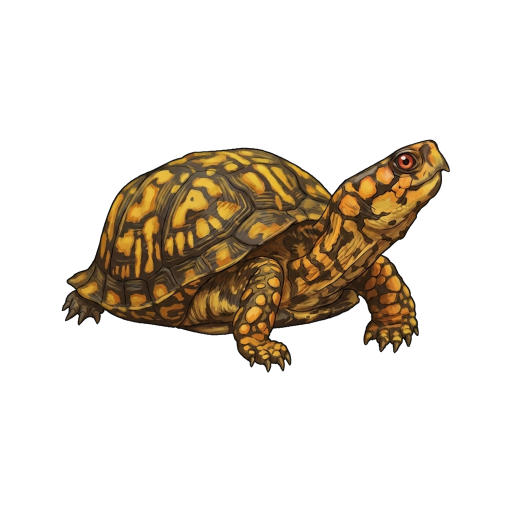
#> input picture art-pipeline/lora/dataset_v7/img_2x/common_box_turtle_3.png, 1024 x 1024 px (shown at 1/2 size); its folder holds 4 pictures in this run
$ python analyze_style_consistency.py   (older library calls are emulated)
#> lines starting #> are read from the running program, lines starting #| are printed output that depends on the picture; after the words box and inside, x2 and y2 are one past the last pixel; in counts of white or black regions, pixels touching at a corner belong together
import cv2
import numpy as np
from PIL import Image, ImageDraw, ImageFont
from pathlib import Path

ART = Path(r"C:\Users\nars7\.gemini\antigravity\brain\cf192390-434f-49ae-a401-59243749f021")
DS = Path("art-pipeline/lora/dataset")
PRE_BIRDS = Path("art-pipeline/batch_run_true_birds_snake_v2/clean_s066")
PRE_V6 = Path("art-pipeline/batch_run_v6_eval/clean_v6_step1250_s076")
PRE_SNAKE = Path("art-pipeline/batch_run_true_art_style_3_7_8/clean_v6_s052")
B2 = Path("art-pipeline/batch_run_fresh_20_batch2/clean_out")


def load_all_items() -> list[tuple[str, Path]]:
    items = []
    for sub in ["img_6x", "img_4x", "img_2x"]:
        for p in sorted((DS / sub).glob("*.png")):
            items.append((f"[v6 {sub}] {p.stem}", p))
#> pass 2 of the loop in load_all_items, `for sub in ["img_6x", "img_4x", "img_2x"]:`:
#> pass 3 of the loop in load_all_items, `for sub in ["img_6x", "img_4x", "img_2x"]:`:
    for fn in ["00_northern_shoveler.png", "01_northern_pintail.png", "02_american_wigeon.png", "03_green-winged_teal.png"]:
        items.append((f"[Pre-B1] {fn[3:-4]}", PRE_BIRDS / fn))
    for fn in [
        "04_mule_deer.png",
        "05_muskrat.png",
        "06_california_ground_squirrel.png",
        "07_american_pika.png",
        "08_pond_slider.png",
        "10_gopher_tortoise.png",
    ]:
        items.append((f"[Pre-B1] {fn[3:-4]}", PRE_V6 / fn))
    for fn, lbl in [
        ("00_opt3_13608867.png", "watersnake_opt3"),
        ("01_opt7_526919366.png", "watersnake_opt7"),
        ("02_opt8_13810420.png", "watersnake_opt8"),
    ]:
        items.append((f"[Pre-B1] {lbl}", PRE_SNAKE / fn))
    for p in sorted(ART.glob("fresh20_v2_*.png")):
        if "bat_ray_front" in p.name:
            continue
        short = p.stem.replace("fresh20_v2_", "")
        items.append((f"[B1-v2] {short}", p))
    for p in sorted(B2.glob("*.png")):
        items.append((f"[B2] {p.stem}", p))
    return items


def measure_style(p: Path) -> dict:
    im = Image.open(p)
#> im is the input picture: PIL image 1024x1024 RGB; mean R, G, B 226.4, 219.5, 210.2
    if im.mode == "RGBA":
        bg = Image.new("RGB", im.size, (255, 255, 255))
        bg.paste(im, mask=im.split()[3])
        rgb = np.array(bg)
    else:
        rgb = np.array(im.convert("RGB"))
    fg = np.any(rgb < 245, axis=-1)
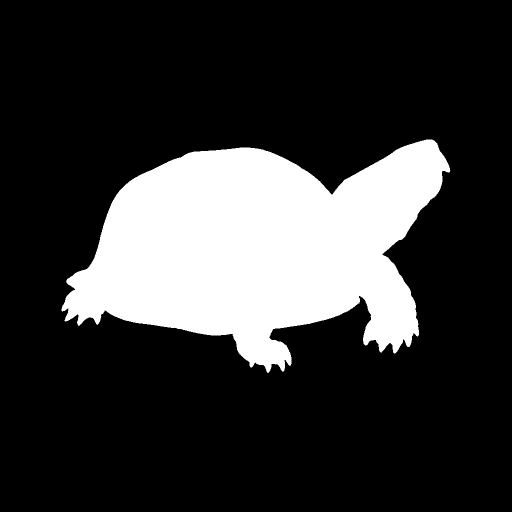
#> fg: shape (1024, 1024) bool (shown at 1/2 size); 21% white; 1 white region, box (x1, y1, x2, y2) and area: (123, 279, 901, 746) 220621

    fg_u8 = fg.astype(np.uint8) * 255
    erode_1 = cv2.erode(fg_u8, np.ones((3, 3), np.uint8)) > 0
#> erode_1: shape (1024, 1024) bool; 20.7% white; 1 white region, box (x1, y1, x2, y2) and area: (124, 280, 899, 744) 217054
    erode_4 = cv2.erode(fg_u8, np.ones((9, 9), np.uint8)) > 0
#> erode_4: shape (1024, 1024) bool; 19.7% white; 1 white region, box (x1, y1, x2, y2) and area: (131, 283, 895, 737) 206609
    erode_12 = cv2.erode(fg_u8, np.ones((25, 25), np.uint8)) > 0
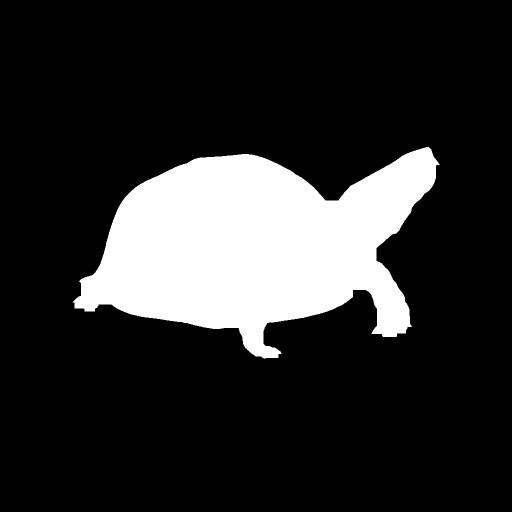
#> erode_12: shape (1024, 1024) bool (shown at 1/2 size); 17.3% white; 1 white region, box (x1, y1, x2, y2) and area: (145, 293, 879, 718) 181677

    outer_ring = erode_1 & (~erode_4)
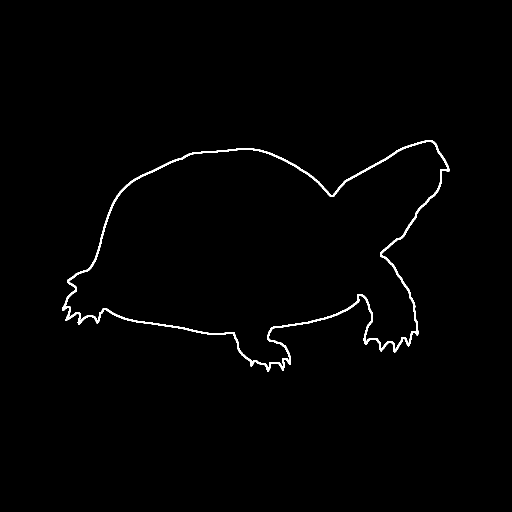
#> outer_ring: shape (1024, 1024) bool (shown at 1/2 size); 1% white; 1 white region, box (x1, y1, x2, y2) and area: (124, 280, 899, 744) 10445
    inner_ring = erode_4 & (~erode_12)
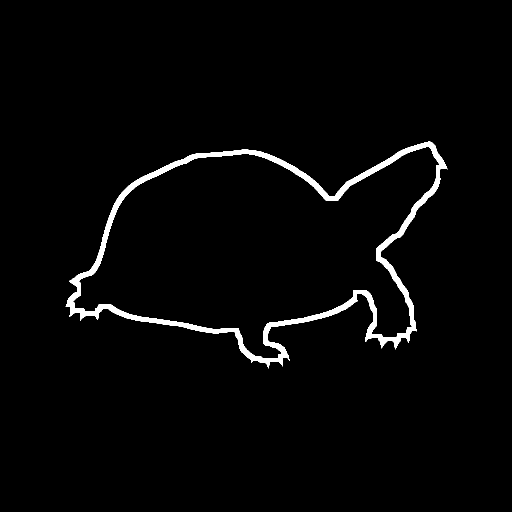
#> inner_ring: shape (1024, 1024) bool (shown at 1/2 size); 2.4% white; 1 white region, box (x1, y1, x2, y2) and area: (131, 283, 895, 737) 24932

    gray = cv2.cvtColor(rgb, cv2.COLOR_RGB2GRAY).astype(np.float32)
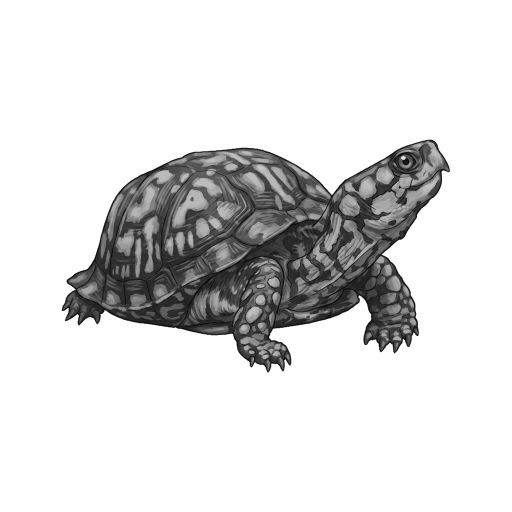
#> gray: shape (1024, 1024) float32 (shown at 1/2 size); min 0, max 255, mean 220.5
    outer_l = float(np.median(gray[outer_ring])) if outer_ring.any() else 128.0
#> outer_l = 36
    inner_l = float(np.median(gray[inner_ring])) if inner_ring.any() else 128.0
#> inner_l = 84
    dark_outline_pct = float((gray[outer_ring] < 68.0).mean() * 100.0) if outer_ring.any() else 0.0
#> dark_outline_pct = 76.17
    outline_drop = inner_l - outer_l
#> outline_drop = 48

    gx = cv2.Sobel(gray, cv2.CV_32F, 1, 0, ksize=3)
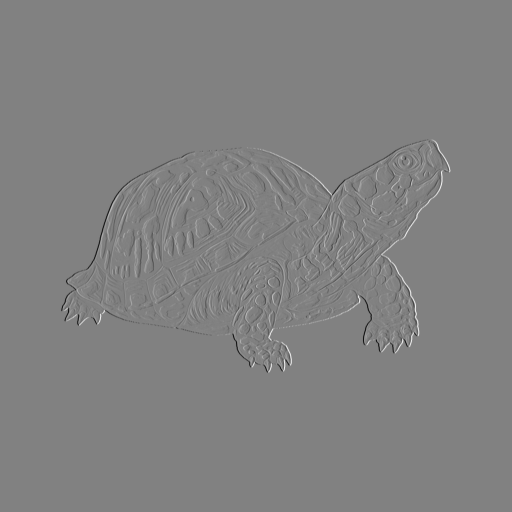
#> gx: shape (1024, 1024) float32 (shown at 1/2 size); min -1003, max 978, mean 0; drawn with min black and max white
    gy = cv2.Sobel(gray, cv2.CV_32F, 0, 1, ksize=3)
    grad = np.sqrt(gx**2 + gy**2)
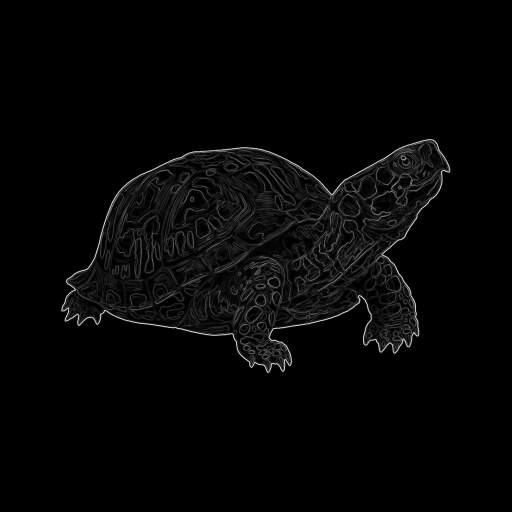
#> grad: shape (1024, 1024) float32 (shown at 1/2 size); min 0, max 1055, mean 23.6; drawn with min black and max white
    internal_grad = float(grad[erode_4].mean()) if erode_4.any() else 0.0
#> internal_grad = 88.71
    internal_ink_pct = float(((grad > 45.0) & (gray < 75.0) & erode_4).mean() / max(1e-5, erode_4.mean()) * 100.0)
#> internal_ink_pct = 21.79

    bil = cv2.bilateralFilter(rgb, d=9, sigmaColor=35, sigmaSpace=35)
    micro_diff = (
        float(np.abs(rgb.astype(np.float32) - bil.astype(np.float32)).mean(axis=-1)[erode_4].mean())
        if erode_4.any()
        else 0.0
    )
#> micro_diff = 3.29

    return {
        "outer_l": outer_l,
        "inner_l": inner_l,
        "outline_drop": outline_drop,
        "dark_outline_pct": dark_outline_pct,
        "internal_grad": internal_grad,
        "internal_ink_pct": internal_ink_pct,
        "micro_diff": micro_diff,
        "rgb": rgb,
        "fg": fg,
    }


def main() -> None:
    items = load_all_items()
    stats = {}
    for idx in range(1, len(items) + 1):
        lbl, p = items[idx - 1]
        stats[idx] = (lbl, measure_style(p))
#> pass 2 of the loop in main, `for idx in range(1, len(items) + 1):`:
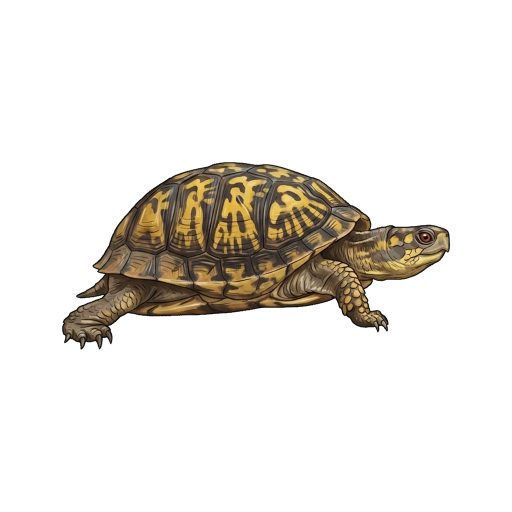
#> input picture art-pipeline/lora/dataset_v7/img_2x/common_box_turtle_4.png, 1024 x 1024 px (shown at 1/2 size)
#> in measure_style, im is the input picture: PIL image 1024x1024 RGB; mean R, G, B 233.8, 230.5, 225.6
#> in measure_style (call 2), `fg = np.any(rgb < 245, axis=-1)`:
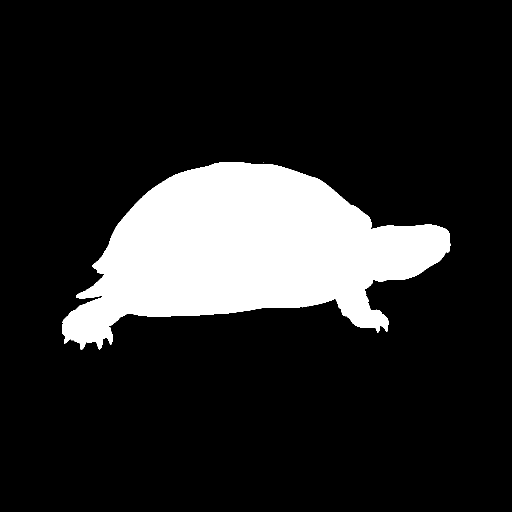
#> fg: shape (1024, 1024) bool (shown at 1/2 size); 15.5% white; 4 white regions (3 under 20 px), largest, box (x1, y1, x2, y2) and area: (124, 324, 901, 700) 162900
#> erode_1: shape (1024, 1024) bool; 15.3% white; 1 white region, box (x1, y1, x2, y2) and area: (125, 325, 900, 698) 159992
#> erode_4: shape (1024, 1024) bool; 14.4% white; 1 white region, box (x1, y1, x2, y2) and area: (128, 328, 896, 690) 151468
#> erode_12: shape (1024, 1024) bool; 12.5% white; 1 white region, box (x1, y1, x2, y2) and area: (139, 336, 888, 672) 130553
#> outer_ring: shape (1024, 1024) bool; 0.81% white; 2 white regions, box (x1, y1, x2, y2) and area: (125, 325, 900, 698) 8452, (846, 466, 855, 475) 72
#> inner_ring: shape (1024, 1024) bool; 2% white; 1 white region, box (x1, y1, x2, y2) and area: (128, 328, 896, 690) 20915
#> outer_l = 44
#> inner_l = 94
#> dark_outline_pct = 69.74
#> outline_drop = 50
#> in measure_style (call 2), `grad = np.sqrt(gx**2 + gy**2)`:
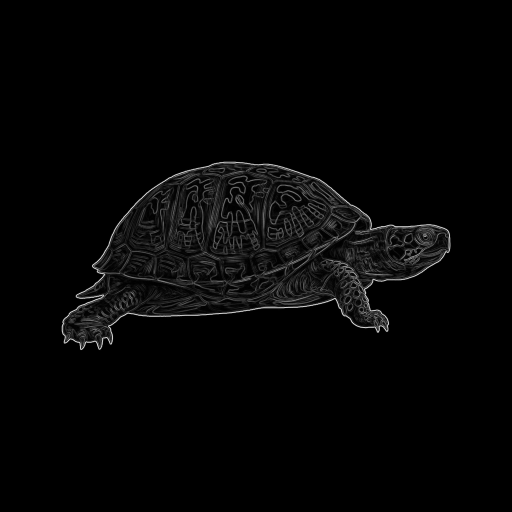
#> grad: shape (1024, 1024) float32 (shown at 1/2 size); min 0, max 1052.2, mean 22.4; drawn with min black and max white
#> internal_grad = 118.3
#> internal_ink_pct = 21.24
#> micro_diff = 3.33
#> pass 3 of the loop in main, `for idx in range(1, len(items) + 1):`:
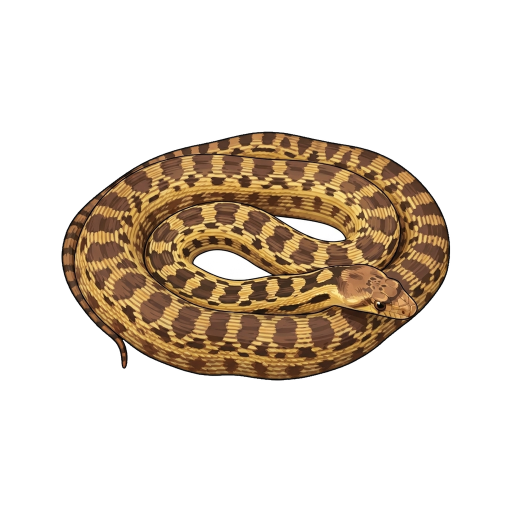
#> input picture art-pipeline/lora/dataset_v7/img_2x/gopher_snake_1.png, 1024 x 1024 px (shown at 1/2 size)
#> in measure_style, im is the input picture: PIL image 1024x1024 RGB; mean R, G, B 224.3, 213.9, 202.2
#> in measure_style (call 3), `fg = np.any(rgb < 245, axis=-1)`:
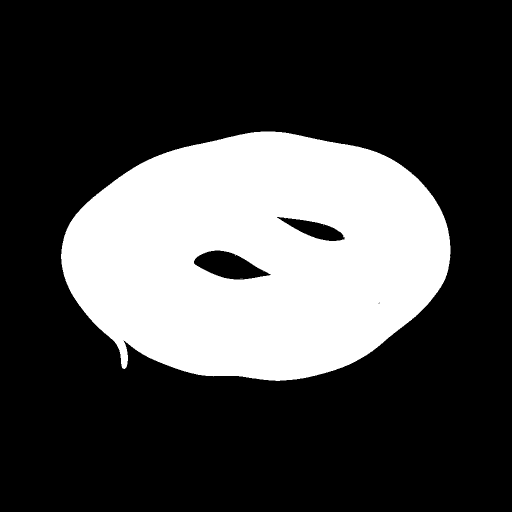
#> fg: shape (1024, 1024) bool (shown at 1/2 size); 27.6% white; 6 white regions (5 under 20 px), largest, box (x1, y1, x2, y2) and area: (122, 263, 901, 762) 289798
#> erode_1: shape (1024, 1024) bool; 27.3% white; 1 white region, box (x1, y1, x2, y2) and area: (123, 264, 900, 761) 286285
#> erode_4: shape (1024, 1024) bool; 26.3% white; 1 white region, box (x1, y1, x2, y2) and area: (126, 267, 897, 758) 275702
#> erode_12: shape (1024, 1024) bool; 23.6% white; 1 white region, box (x1, y1, x2, y2) and area: (135, 275, 888, 749) 247541
#> outer_ring: shape (1024, 1024) bool; 1% white; 4 white regions, box (x1, y1, x2, y2) and area: (123, 264, 900, 761) 7997, (384, 497, 546, 563) 1332, (550, 430, 694, 486) 1164, (753, 601, 763, 612) 90
#> inner_ring: shape (1024, 1024) bool; 2.7% white; 4 white regions, box (x1, y1, x2, y2) and area: (126, 267, 897, 758) 20209, (376, 489, 554, 571) 3904, (542, 422, 702, 494) 3456, (745, 593, 771, 620) 592
#> outer_l = 42
#> inner_l = 98
#> dark_outline_pct = 72.47
#> outline_drop = 56
#> in measure_style (call 3), `grad = np.sqrt(gx**2 + gy**2)`:
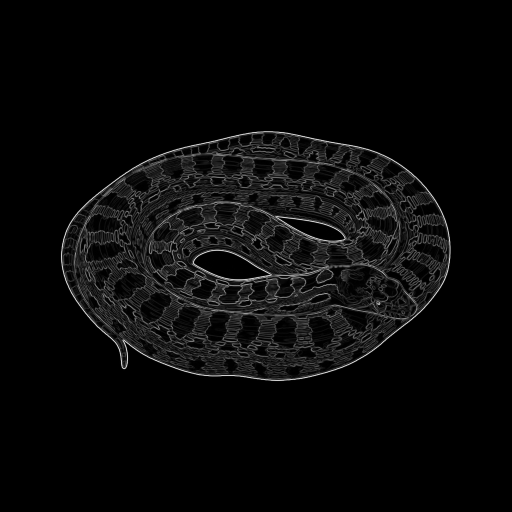
#> grad: shape (1024, 1024) float32 (shown at 1/2 size); min 0, max 1053.4, mean 40; drawn with min black and max white
#> internal_grad = 127.2
#> internal_ink_pct = 12.34
#> micro_diff = 3.14
#> the loop made 5 passes; the first 3 are shown

    og_bold = [3, 4, 6, 8, 9, 11, 17, 18, 19, 21, 22, 23, 24, 25]
    og_soft = [1, 2, 5, 7, 12, 14, 15, 16, 20]  # (excluding 10 & 13 since user excluded 10 & 13)
    new_pre_b1 = [26, 28, 29, 30, 31, 34, 36]
    new_b1_b2 = [41, 42, 43, 47, 51, 52, 53, 55, 56, 57, 62, 66, 68, 69, 72]

    for group_name, idxs in [
        ("1. OG Subset A: Bold Dark Ink Outline (Robin/Woodpecker/Newt/Owl/Peeper/BarkingFrog/Tortoise)", og_bold),
        ("2. OG Subset B: Soft Umber Line / Painterly (Marten/Macaque/Goat/Deer/Seal)", og_soft),
        ("3. Picked Pre-B1 SDXL (26, 28-31, 34, 36)", new_pre_b1),
        ("4. Picked B1-v2 & B2 SDXL (41-43, 47, 51-53, 55-57, 62, 66, 68-69, 72)", new_b1_b2),
    ]:
        print(f"=== {group_name} (n={len(idxs)}) ===")
        for k in ["outer_l", "outline_drop", "dark_outline_pct", "internal_grad", "internal_ink_pct", "micro_diff"]:
            vals = [stats[i][1][k] for i in idxs]
            print(f"  {k:18s}: mean={np.mean(vals):6.1f}  median={np.median(vals):6.1f}  min={np.min(vals):5.1f}  max={np.max(vals):5.1f}")
        for i in idxs:
            s = stats[i][1]
            print(
                f"    #{i:2d} {stats[i][0]:34s} | outerL={s['outer_l']:5.1f} drop={s['outline_drop']:+5.1f} "
                f"darkOut%={s['dark_outline_pct']:4.1f}% intGrad={s['internal_grad']:4.1f} intInk%={s['internal_ink_pct']:4.1f}% micro={s['micro_diff']:3.1f}"
            )

    # Build a 4-row visual comparison sheet with 2.5x edge-zoom insets so the user can see the exact outline & detail differences!
    groups_vis = [
        ("Row 1: OG Subset A — Bold Dark Ink Outlines (NBP/Gemini Anchors)", [3, 6, 8, 9, 11, 17, 18]),
        ("Row 2: OG Subset B — Thin/Soft Umber Outlines (Original Masters)", [1, 2, 5, 7, 12, 14, 15]),
        ("Row 3: Picked Pre-B1 SDXL Set (26, 28–31, 34, 36)", [26, 28, 29, 30, 31, 34, 36]),
        ("Row 4: Picked B1-v2 & B2 SDXL Set (Sample of 7 from 41–72)", [41, 47, 52, 55, 57, 66, 68]),
    ]

    cols = 7
    cell_w, cell_h, hdr_h = 240, 290, 42
    w = cols * cell_w
    h = len(groups_vis) * (cell_h + hdr_h)
    sheet = Image.new("RGB", (w, h), (255, 255, 255))
    draw = ImageDraw.Draw(sheet)
    try:
        font_hdr = ImageFont.truetype("arialbd.ttf", 18)
        font_lbl = ImageFont.truetype("arialbd.ttf", 12)
    except Exception:
        font_hdr = ImageFont.load_default()
        font_lbl = ImageFont.load_default()

    for g_i, (g_title, g_idxs) in enumerate(groups_vis):
        y_top = g_i * (cell_h + hdr_h)
        draw.rectangle([0, y_top, w, y_top + hdr_h], fill=(38, 42, 50))
        draw.text((14, y_top + 10), g_title, fill=(255, 255, 255), font=font_hdr)
        y0 = y_top + hdr_h
        for c_i, idx in enumerate(g_idxs):
            x0 = c_i * cell_w
            lbl, s = stats[idx]
            rgb = s["rgb"]
            fg = s["fg"]
            sheet.paste(Image.fromarray(rgb).resize((224, 175), Image.Resampling.LANCZOS), (x0 + 8, y0 + 26))

            # Pick an actual outer_ring contour pixel near the upper-middle/head of the animal so the zoom crop never hits empty white space!
            fg_u8 = fg.astype(np.uint8) * 255
            er1 = cv2.erode(fg_u8, np.ones((3, 3), np.uint8)) > 0
            er4 = cv2.erode(fg_u8, np.ones((9, 9), np.uint8)) > 0
            ring_yx = np.argwhere(er1 & (~er4))
            # Pick the contour point closest to (y = 35% from top of bbox, x = 65% from left of bbox)
            ys, xs = np.where(fg)
            target_y = ys.min() + 0.35 * (ys.max() - ys.min())
            target_x = xs.min() + 0.65 * (xs.max() - xs.min())
            dists = (ring_yx[:, 0] - target_y) ** 2 + (ring_yx[:, 1] - target_x) ** 2
            best_pt = ring_yx[int(np.argmin(dists))]
            cy, cx = int(best_pt[0]), int(best_pt[1])
            y1, y2 = max(0, cy - 32), min(1024, cy + 32)
            x1, x2 = max(0, cx - 72), min(1024, cx + 72)
            crop = Image.fromarray(rgb[y1:y2, x1:x2]).resize((224, 72), Image.Resampling.NEAREST)
            sheet.paste(crop, (x0 + 8, y0 + 208))
            draw.rectangle([x0 + 8, y0 + 208, x0 + 232, y0 + 280], outline=(120, 120, 120), width=1)
            draw.rectangle([x0, y0, x0 + cell_w, y0 + cell_h], outline=(215, 215, 215), width=1)
            short_lbl = lbl.split("] ")[-1][:18]
            draw.text(
                (x0 + 6, y0 + 6),
                f"#{idx} {short_lbl} (out%={s['dark_outline_pct']:.0f}%)",
                fill=(20, 20, 20),
                font=font_lbl,
            )

    out_sheet = ART / "style_outline_detail_analysis.jpg"
    sheet.save(out_sheet, quality=92)
    print(f"Saved visual analysis sheet to {out_sheet}")


if __name__ == "__main__":
#> (the run stopped early here; a loop or call above may not have finished)
